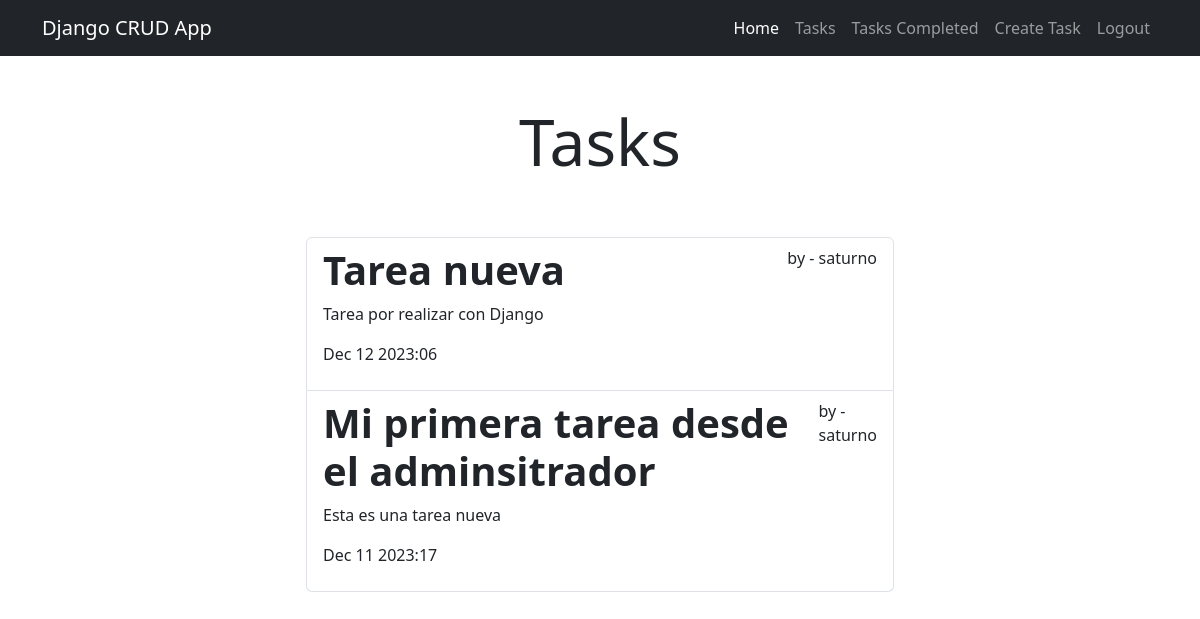
The app's page /tasks_completed/ (signed in) with its own data.
### tasks/models.py (models this page shows, shortened)
class Task(models.Model):
    title = models.CharField(max_length=100)
    description = models.TextField(blank=True)
    created = models.DateTimeField(auto_now_add=True)
    date_completed = models.DateTimeField(null=True, blank=True)
    important = models.BooleanField(default=False)
    user = models.ForeignKey(User, on_delete=models.CASCADE)

### tasks/views.py (the view)
# urls.py: path('tasks_completed/', views.tasks_completed, name='tasks_completed'),
@login_required
def tasks_completed(request):
    tasks = Task.objects.filter(user=request.user, date_completed__isnull = False).order_by('-date_completed')
    return render(request, 'tasks.html', {
        'tasks': tasks
    })

### tasks/templates/tasks.html
{% extends 'layouts/base.html' %}
{% block content %}
<main>
    <div class="row">
        <div class="col-md-6 offset-3">
            <h1 class="text-center display-3 py-5">Tasks</h1>
            <ul class="list-group">
                {% for task in tasks %}
                <a class="list-group-item" href="{% url 'task_detail' task.id %}">
                    <header class="d-flex justify-content-between">
                        {% if task.important %}
                        <h1 class="fw-bold text-success">{{ task.title }}</h1>
                        {% else %}
                        <h1 class="fw-bold">{{ task.title }}</h1>
                        {% endif %}
                    <p>by - {{ task.user.username }}</p>
                    </header>
                    <p>{{ task.description }}</p>
                    <p>{{ task.date_completed|date:'M j Y:i' }}</p>
                </a>
                {% endfor %}
            </ul>
        </div>
    </div>
</main>
{% endblock %}

### tasks/templates/layouts/base.html (shortened to what this page needs)
<!doctype html>
<html lang="en">
<head>
    <link rel="stylesheet" href="https://cdn.jsdelivr.net/npm/bootstrap@5.3.2/dist/css/bootstrap.min.css">
</head>
<body>
<nav class="navbar navbar-expand-lg bg-dark navbar-dark">
    <div class="container">
        <a class="navbar-brand" href="/">Django CRUD App</a>
        <div class="collapse navbar-collapse" id="navbarNavAltMarkup">
            <div class="navbar-nav ms-auto">
                <a class="nav-link active" href="/">Home</a>
                {% if user.is_authenticated %}
                <a class="nav-link" href="{% url 'tasks' %}">Tasks</a>
                <a class="nav-link" href="{% url 'tasks_completed' %}">Tasks Completed</a>
                <a class="nav-link" href="/tasks/create">Create Task</a>
                <a class="nav-link" href="/logout">Logout</a>
                {% else %}
                <a class="nav-link" href="/signup">Signup</a>
                <a class="nav-link" href="/signin">Signin</a>
                {% endif %}
            </div>
        </div>
    </div>
</nav>
{% block content %}
{% endblock %}
</body>
</html>

### records on screen
Task: title "Tarea nueva", user.username "saturno", description "Tarea por realizar con Django", date_completed "Dec 12 2023:06"
Task: title "Mi primera tarea desde el adminsitrador", user.username "saturno", description "Esta es una tarea nueva", date_completed "Dec 11 2023:17"
